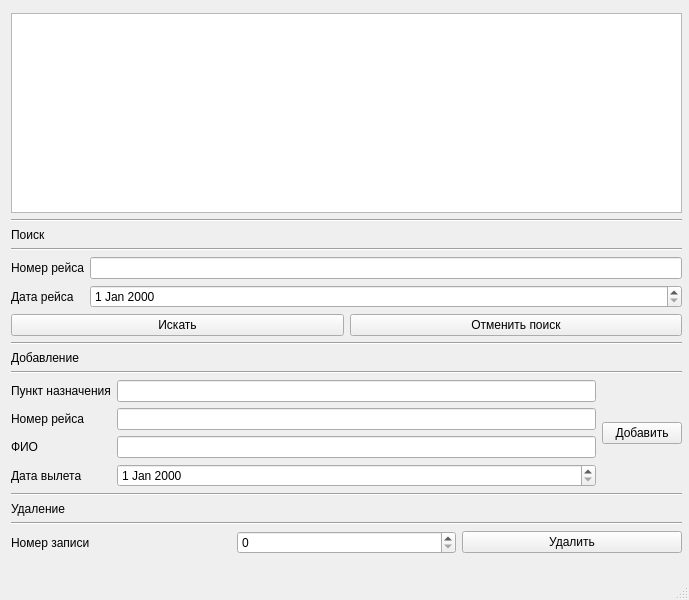
<?xml version="1.0" encoding="UTF-8"?>
<ui version="4.0">
 <class>MainWindow</class>
 <widget class="QMainWindow" name="MainWindow">
  <property name="geometry">
   <rect>
    <x>0</x>
    <y>0</y>
    <width>689</width>
    <height>600</height>
   </rect>
  </property>
  <property name="windowTitle">
   <string>Ait tickets</string>
  </property>
  <widget class="QWidget" name="centralwidget">
   <widget class="QWidget" name="verticalLayoutWidget">
    <property name="geometry">
     <rect>
      <x>11</x>
      <y>13</y>
      <width>671</width>
      <height>541</height>
     </rect>
    </property>
    <layout class="QVBoxLayout" name="verticalLayout">
     <item>
      <widget class="QTableWidget" name="tableWidget"/>
     </item>
     <item>
      <widget class="Line" name="line_5">
       <property name="orientation">
        <enum>Qt::Horizontal</enum>
       </property>
      </widget>
     </item>
     <item>
      <widget class="QLabel" name="label_8">
       <property name="text">
        <string>Поиск</string>
       </property>
      </widget>
     </item>
     <item>
      <widget class="Line" name="line_6">
       <property name="orientation">
        <enum>Qt::Horizontal</enum>
       </property>
      </widget>
     </item>
     <item>
      <layout class="QVBoxLayout" name="verticalLayout_3">
       <item>
        <layout class="QFormLayout" name="formLayout_3">
         <item row="0" column="1">
          <widget class="QLineEdit" name="searchNumber"/>
         </item>
         <item row="1" column="1">
          <widget class="QDateEdit" name="searchDate"/>
         </item>
         <item row="0" column="0">
          <widget class="QLabel" name="label_9">
           <property name="text">
            <string>Номер рейса</string>
           </property>
          </widget>
         </item>
         <item row="1" column="0">
          <widget class="QLabel" name="label_10">
           <property name="text">
            <string>Дата рейса</string>
           </property>
          </widget>
         </item>
        </layout>
       </item>
       <item>
        <layout class="QHBoxLayout" name="horizontalLayout_5">
         <item>
          <widget class="QPushButton" name="search">
           <property name="text">
            <string>Искать</string>
           </property>
          </widget>
         </item>
         <item>
          <widget class="QPushButton" name="removeSearch">
           <property name="text">
            <string>Отменить поиск</string>
           </property>
          </widget>
         </item>
        </layout>
       </item>
      </layout>
     </item>
     <item>
      <widget class="Line" name="line">
       <property name="orientation">
        <enum>Qt::Horizontal</enum>
       </property>
      </widget>
     </item>
     <item>
      <widget class="QLabel" name="label_2">
       <property name="text">
        <string>Добавление</string>
       </property>
      </widget>
     </item>
     <item>
      <widget class="Line" name="line_2">
       <property name="orientation">
        <enum>Qt::Horizontal</enum>
       </property>
      </widget>
     </item>
     <item>
      <layout class="QHBoxLayout" name="horizontalLayout_4">
       <item>
        <layout class="QVBoxLayout" name="verticalLayout_2">
         <item>
          <layout class="QFormLayout" name="formLayout_2">
           <item row="1" column="1">
            <widget class="QLineEdit" name="flightNumber"/>
           </item>
           <item row="0" column="1">
            <widget class="QLineEdit" name="destination"/>
           </item>
           <item row="2" column="1">
            <widget class="QLineEdit" name="name"/>
           </item>
           <item row="0" column="0">
            <widget class="QLabel" name="label_4">
             <property name="text">
              <string>Пункт назначения</string>
             </property>
            </widget>
           </item>
           <item row="1" column="0">
            <widget class="QLabel" name="label_5">
             <property name="text">
              <string>Номер рейса</string>
             </property>
            </widget>
           </item>
           <item row="2" column="0">
            <widget class="QLabel" name="label_6">
             <property name="text">
              <string>ФИО</string>
             </property>
            </widget>
           </item>
           <item row="3" column="0">
            <widget class="QLabel" name="label_7">
             <property name="text">
              <string>Дата вылета</string>
             </property>
            </widget>
           </item>
           <item row="3" column="1">
            <widget class="QDateEdit" name="date"/>
           </item>
          </layout>
         </item>
        </layout>
       </item>
       <item>
        <widget class="QPushButton" name="addRow">
         <property name="text">
          <string>Добавить</string>
         </property>
        </widget>
       </item>
      </layout>
     </item>
     <item>
      <widget class="Line" name="line_3">
       <property name="orientation">
        <enum>Qt::Horizontal</enum>
       </property>
      </widget>
     </item>
     <item>
      <widget class="QLabel" name="label_3">
       <property name="text">
        <string>Удаление</string>
       </property>
      </widget>
     </item>
     <item>
      <widget class="Line" name="line_4">
       <property name="orientation">
        <enum>Qt::Horizontal</enum>
       </property>
      </widget>
     </item>
     <item>
      <layout class="QHBoxLayout" name="horizontalLayout">
       <item>
        <widget class="QLabel" name="label">
         <property name="text">
          <string>Номер записи</string>
         </property>
        </widget>
       </item>
       <item>
        <widget class="QSpinBox" name="rowNumber"/>
       </item>
       <item>
        <widget class="QPushButton" name="deleteRow">
         <property name="text">
          <string>Удалить</string>
         </property>
        </widget>
       </item>
      </layout>
     </item>
    </layout>
   </widget>
  </widget>
  <widget class="QMenuBar" name="menubar">
   <property name="geometry">
    <rect>
     <x>0</x>
     <y>0</y>
     <width>689</width>
     <height>21</height>
    </rect>
   </property>
  </widget>
  <widget class="QStatusBar" name="statusbar"/>
 </widget>
 <resources/>
 <connections/>
</ui>
